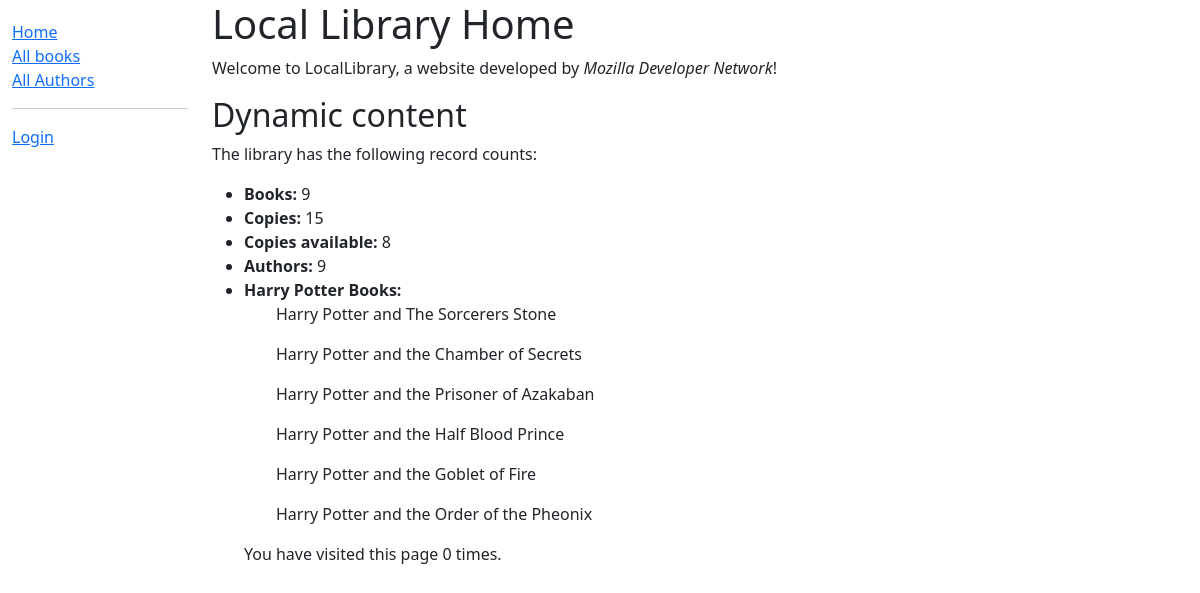
The page / on the database its author committed.
### library/models.py (models this page shows, shortened)
class Book(models.Model):
    title = models.CharField(max_length=200)
    author = models.ForeignKey('Author', on_delete=models.SET_NULL, null=True)
    summary = models.TextField(max_length=1000, help_text='Enter a brief description of the book')
    isbn = models.CharField('ISBN', max_length=13, unique=True, help_text='13 Character <a href="https://www.isbn-international.org/content/what-isbn">ISBN number</a>')
    genre = models.ManyToManyField(Genre, help_text='Select a genre for this book')
    def __str__(self):
        return self.title
    def display_genre(self):
        """Create a string for the Genre. This is required to display genre in Admin."""
        return ', '.join(genre.name for genre in self.genre.all()[:3])
    display_genre.short_description = 'Genre'

### library/views.py (the view)
# urls.py: path('', index, name='index'),
def index(request):
    num_books = Book.objects.all().count()
    num_instances = BookInstance.objects.all().count()
    num_instances_available = BookInstance.objects.filter(status__exact='a').count()
    num_authors = Author.objects.count()
    num_books_including = Book.objects.filter(title__icontains="Harry Potter")
    harry_potter_books = list(num_books_including)
    num_visits = request.session.get('num_visits', 0)
    request.session['num_visits'] = num_visits + 1
    context = {
        'num_books': num_books,
        'num_instances': num_instances,
        'num_instances_available': num_instances_available,
        'num_authors': num_authors,
        'num_books_including': harry_potter_books,
        'num_visits': num_visits,
    }
    return render(request, 'index.html', context=context)

### library/templates/index.html (shortened to what this page needs)
{% extends "_base.html" %}
{% load static %}
{% block content %}
  <h1>Local Library Home</h1>
  <p>
    Welcome to LocalLibrary, a website developed by
    <em>Mozilla Developer Network</em>!
  </p>
  <h2>Dynamic content</h2>
  <p>The library has the following record counts:</p>
  <ul>
    <li><strong>Books:</strong> {{ num_books }}</li>
    <li><strong>Copies:</strong> {{ num_instances }}</li>
    <li><strong>Copies available:</strong> {{ num_instances_available }}</li>
    <li><strong>Authors:</strong> {{ num_authors }}</li>
    <li><strong>Harry Potter Books:</strong>
      <ul>
        {% for i in num_books_including %}
          <p>{{ i }}</p>
        {% endfor %}
      </ul>
    </li>
    <p>
      You have visited this page {{ num_visits }} time{{ num_visits|pluralize }}.
    </p>
  </ul>
{% endblock %}

### rows shown on the page
Book: title "Harry Potter and The Sorcerers Stone"
Book: title "Harry Potter and the Chamber of Secrets"
Book: title "Harry Potter and the Prisoner of Azakaban"
Book: title "Harry Potter and the Half Blood Prince"
Book: title "Harry Potter and the Goblet of Fire"
Book: title "Harry Potter and the Order of the Pheonix"

### other values the page prints
{{ num_books }} "9"
{{ num_instances }} "15"
{{ num_instances_available }} "8"
{{ num_authors }} "9"
{{ num_visits }} "0"
